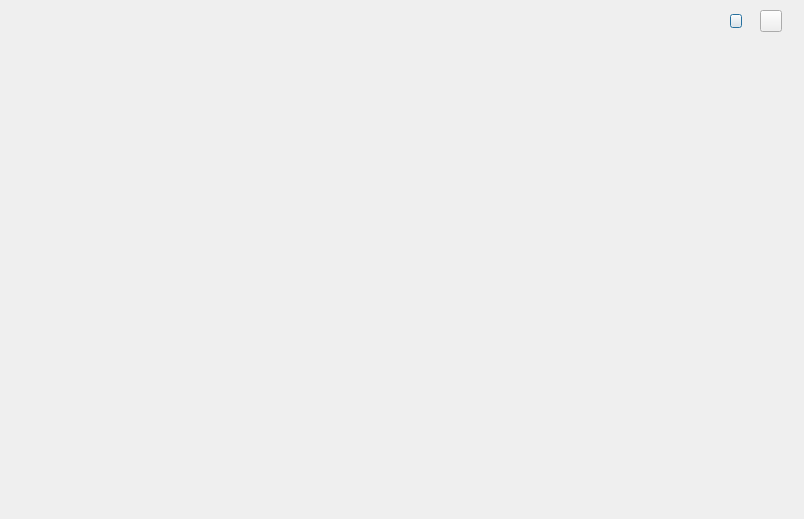
<?xml version="1.0" encoding="UTF-8"?>
<ui version="4.0">
 <class>WeChatCode</class>
 <widget class="QDialog" name="WeChatCode">
  <property name="geometry">
   <rect>
    <x>0</x>
    <y>0</y>
    <width>804</width>
    <height>519</height>
   </rect>
  </property>
  <property name="minimumSize">
   <size>
    <width>804</width>
    <height>519</height>
   </size>
  </property>
  <property name="maximumSize">
   <size>
    <width>804</width>
    <height>519</height>
   </size>
  </property>
  <property name="windowTitle">
   <string>第三方登录</string>
  </property>
  <widget class="QWidget" name="widget_WechatCode" native="true">
   <property name="geometry">
    <rect>
     <x>0</x>
     <y>40</y>
     <width>804</width>
     <height>479</height>
    </rect>
   </property>
   <property name="minimumSize">
    <size>
     <width>804</width>
     <height>479</height>
    </size>
   </property>
   <property name="maximumSize">
    <size>
     <width>804</width>
     <height>479</height>
    </size>
   </property>
  </widget>
  <widget class="QPushButton" name="pBt_Refresh">
   <property name="geometry">
    <rect>
     <x>730</x>
     <y>14</y>
     <width>12</width>
     <height>14</height>
    </rect>
   </property>
   <property name="styleSheet">
    <string notr="true">border-image: url(:/Skin/Images/Login/refresh.png);</string>
   </property>
   <property name="text">
    <string/>
   </property>
  </widget>
  <widget class="QPushButton" name="pBt_close">
   <property name="geometry">
    <rect>
     <x>760</x>
     <y>10</y>
     <width>22</width>
     <height>22</height>
    </rect>
   </property>
   <property name="styleSheet">
    <string notr="true">border-image: url(:/Skin/Images/Login/close.png);</string>
   </property>
   <property name="text">
    <string/>
   </property>
  </widget>
 </widget>
 <resources/>
 <connections/>
</ui>
